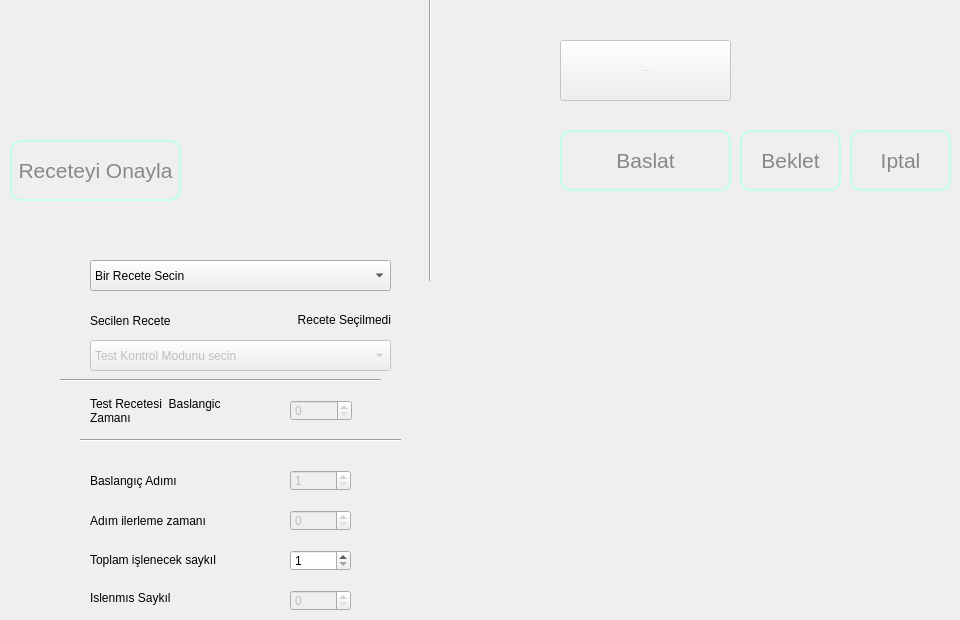
        <widget class="QWidget" name="page_3">
         <widget class="QPushButton" name="bStopTestManual">
          <property name="enabled">
           <bool>false</bool>
          </property>
          <property name="geometry">
           <rect>
            <x>850</x>
            <y>130</y>
            <width>101</width>
            <height>61</height>
           </rect>
          </property>
          <property name="styleSheet">
           <string notr="true">QPushButton {
color: #fff;
font-family: &quot;Gill Sans MT&quot;;
font-size: 21px;
border: 2px solid #c3fcf1;
border-radius: 11px;
padding: 5px;
background: qradialgradient(cx: 0.3, cy: -0.6,
fx: 0.3, fy: -0.4,
radius: 1.35, stop: 0 #65BAAB, stop: 1 #0E62A0);
min-width: 80px;
}
QPushButton:hover {
background: qradialgradient(cx: 0.3, cy: -0.4,
fx: 0.3, fy: -0.4,
radius: 1.35, stop: 0 #65BAAB, stop: 1 #0E62A0);
}
QPushButton:pressed {
background: qradialgradient(cx: 0.4, cy: -0.1,
fx: 0.4, fy: -0.1,
radius: 1.35, stop: 0 #65BAAB, stop: 1 #ddd);
}
QPushButton:disabled {
color: #888;
background: qradialgradient(cx: 0.4, cy: -0.1,
fx: 0.4, fy: -0.1,
radius: 1.35, stop: 0 #65BAAB, stop: 1 #ddd);
}</string>
          </property>
          <property name="text">
           <string>Iptal</string>
          </property>
         </widget>
         <widget class="QPushButton" name="bPauseTestManual">
          <property name="enabled">
           <bool>false</bool>
          </property>
          <property name="geometry">
           <rect>
            <x>740</x>
            <y>130</y>
            <width>101</width>
            <height>61</height>
           </rect>
          </property>
          <property name="styleSheet">
           <string notr="true">QPushButton {
color: #fff;
font-family: &quot;Gill Sans MT&quot;;
font-size: 21px;
border: 2px solid #c3fcf1;
border-radius: 11px;
padding: 5px;
background: qradialgradient(cx: 0.3, cy: -0.6,
fx: 0.3, fy: -0.4,
radius: 1.35, stop: 0 #65BAAB, stop: 1 #0E62A0);
min-width: 80px;
}
QPushButton:hover {
background: qradialgradient(cx: 0.3, cy: -0.4,
fx: 0.3, fy: -0.4,
radius: 1.35, stop: 0 #65BAAB, stop: 1 #0E62A0);
}
QPushButton:pressed {
background: qradialgradient(cx: 0.4, cy: -0.1,
fx: 0.4, fy: -0.1,
radius: 1.35, stop: 0 #65BAAB, stop: 1 #ddd);
}
QPushButton:disabled {
color: #888;
background: qradialgradient(cx: 0.4, cy: -0.1,
fx: 0.4, fy: -0.1,
radius: 1.35, stop: 0 #65BAAB, stop: 1 #ddd);
}</string>
          </property>
          <property name="text">
           <string>Beklet</string>
          </property>
         </widget>
         <widget class="QPushButton" name="bStartTestManual">
          <property name="enabled">
           <bool>false</bool>
          </property>
          <property name="geometry">
           <rect>
            <x>560</x>
            <y>130</y>
            <width>171</width>
            <height>61</height>
           </rect>
          </property>
          <property name="styleSheet">
           <string notr="true">QPushButton {
color: #fff;
font-family: &quot;Gill Sans MT&quot;;
font-size: 21px;
border: 2px solid #c3fcf1;
border-radius: 11px;
padding: 5px;
background: qradialgradient(cx: 0.3, cy: -0.6,
fx: 0.3, fy: -0.4,
radius: 1.35, stop: 0 #65BAAB, stop: 1 #0E62A0);
min-width: 80px;
}
QPushButton:hover {
background: qradialgradient(cx: 0.3, cy: -0.4,
fx: 0.3, fy: -0.4,
radius: 1.35, stop: 0 #65BAAB, stop: 1 #0E62A0);
}
QPushButton:pressed {
background: qradialgradient(cx: 0.4, cy: -0.1,
fx: 0.4, fy: -0.1,
radius: 1.35, stop: 0 #65BAAB, stop: 1 #ddd);
}
QPushButton:disabled {
color: #888;
background: qradialgradient(cx: 0.4, cy: -0.1,
fx: 0.4, fy: -0.1,
radius: 1.35, stop: 0 #65BAAB, stop: 1 #ddd);
}</string>
          </property>
          <property name="text">
           <string>Baslat</string>
          </property>
          <property name="iconSize">
           <size>
            <width>24</width>
            <height>15</height>
           </size>
          </property>
         </widget>
         <widget class="QPushButton" name="bSetTemperatureStart_2">
          <property name="enabled">
           <bool>false</bool>
          </property>
          <property name="geometry">
           <rect>
            <x>560</x>
            <y>40</y>
            <width>171</width>
            <height>61</height>
           </rect>
          </property>
          <property name="font">
           <font>
            <family>Gill Sans MT</family>
            <pointsize>-1</pointsize>
           </font>
          </property>
          <property name="styleSheet">
           <string notr="true">/*QPushButton {
color: #fff;
font-family: &quot;Gill Sans MT&quot;;
font-size: 21px;
border: 2px solid #c3fcf1;
border-radius: 11px;
padding: 5px;
background: qradialgradient(cx: 0.3, cy: -0.6,
fx: 0.3, fy: -0.4,
radius: 1.35, stop: 0 #65BAAB, stop: 1 #0E62A0);
min-width: 80px;
}
QPushButton:hover {
background: qradialgradient(cx: 0.3, cy: -0.4,
fx: 0.3, fy: -0.4,
radius: 1.35, stop: 0 #65BAAB, stop: 1 #0E62A0);
}
QPushButton:pressed {
background: qradialgradient(cx: 0.4, cy: -0.1,
fx: 0.4, fy: -0.1,
radius: 1.35, stop: 0 #65BAAB, stop: 1 #ddd);
}
QPushButton:disabled {
color: #888;
background: qradialgradient(cx: 0.4, cy: -0.1,
fx: 0.4, fy: -0.1,
radius: 1.35, stop: 0 #65BAAB, stop: 1 #ddd);
}</string>
          </property>
          <property name="text">
           <string>Teste Devam</string>
          </property>
          <property name="iconSize">
           <size>
            <width>24</width>
            <height>15</height>
           </size>
          </property>
         </widget>
         <widget class="QPushButton" name="bSendProfileManual">
          <property name="enabled">
           <bool>false</bool>
          </property>
          <property name="geometry">
           <rect>
            <x>10</x>
            <y>140</y>
            <width>171</width>
            <height>61</height>
           </rect>
          </property>
          <property name="styleSheet">
           <string notr="true">QPushButton {
color: #fff;
font-family: &quot;Gill Sans MT&quot;;
font-size: 21px;
border: 2px solid #c3fcf1;
border-radius: 11px;
padding: 5px;
background: qradialgradient(cx: 0.3, cy: -0.6,
fx: 0.3, fy: -0.4,
radius: 1.35, stop: 0 #65BAAB, stop: 1 #0E62A0);
min-width: 80px;
}
QPushButton:hover {
background: qradialgradient(cx: 0.3, cy: -0.4,
fx: 0.3, fy: -0.4,
radius: 1.35, stop: 0 #65BAAB, stop: 1 #0E62A0);
}
QPushButton:pressed {
background: qradialgradient(cx: 0.4, cy: -0.1,
fx: 0.4, fy: -0.1,
radius: 1.35, stop: 0 #65BAAB, stop: 1 #ddd);
}
QPushButton:disabled {
color: #888;
background: qradialgradient(cx: 0.4, cy: -0.1,
fx: 0.4, fy: -0.1,
radius: 1.35, stop: 0 #65BAAB, stop: 1 #ddd);
}</string>
          </property>
          <property name="text">
           <string>Receteyi Onayla</string>
          </property>
          <property name="iconSize">
           <size>
            <width>24</width>
            <height>15</height>
           </size>
          </property>
         </widget>
         <widget class="Line" name="line_25">
          <property name="geometry">
           <rect>
            <x>420</x>
            <y>-170</y>
            <width>20</width>
            <height>451</height>
           </rect>
          </property>
          <property name="orientation">
           <enum>Qt::Vertical</enum>
          </property>
         </widget>
         <widget class="QComboBox" name="cbSelectProfileManual">
          <property name="geometry">
           <rect>
            <x>90</x>
            <y>260</y>
            <width>301</width>
            <height>31</height>
           </rect>
          </property>
          <item>
           <property name="text">
            <string>Bir Recete Secin</string>
           </property>
          </item>
         </widget>
         <widget class="QLabel" name="label_116">
          <property name="geometry">
           <rect>
            <x>90</x>
            <y>550</y>
            <width>191</width>
            <height>20</height>
           </rect>
          </property>
          <property name="text">
           <string>Toplam işlenecek saykıl</string>
          </property>
         </widget>
         <widget class="QLabel" name="label_112">
          <property name="geometry">
           <rect>
            <x>90</x>
            <y>310</y>
            <width>141</width>
            <height>21</height>
           </rect>
          </property>
          <property name="text">
           <string>Secilen Recete</string>
          </property>
         </widget>
         <widget class="QDoubleSpinBox" name="dsbTTimeSetManual">
          <property name="enabled">
           <bool>false</bool>
          </property>
          <property name="geometry">
           <rect>
            <x>290</x>
            <y>400</y>
            <width>62</width>
            <height>21</height>
           </rect>
          </property>
          <property name="decimals">
           <number>0</number>
          </property>
          <property name="maximum">
           <double>4294967295.000000000000000</double>
          </property>
         </widget>
         <widget class="QComboBox" name="cbSelectMethodManual">
          <property name="enabled">
           <bool>false</bool>
          </property>
          <property name="geometry">
           <rect>
            <x>90</x>
            <y>340</y>
            <width>301</width>
            <height>31</height>
           </rect>
          </property>
          <property name="currentText">
           <string>Test Kontrol Modunu secin</string>
          </property>
          <item>
           <property name="text">
            <string>Test Kontrol Modunu secin</string>
           </property>
          </item>
          <item>
           <property name="text">
            <string>Test saniyesini gir..</string>
           </property>
          </item>
          <item>
           <property name="text">
            <string>Adım sayısını ve Adım ilerleme süresini gir...</string>
           </property>
          </item>
         </widget>
         <widget class="QSpinBox" name="sbTStepSetManual">
          <property name="enabled">
           <bool>false</bool>
          </property>
          <property name="geometry">
           <rect>
            <x>290</x>
            <y>470</y>
            <width>61</width>
            <height>21</height>
           </rect>
          </property>
          <property name="minimum">
           <number>1</number>
          </property>
          <property name="maximum">
           <number>20</number>
          </property>
         </widget>
         <widget class="QLabel" name="label_121">
          <property name="geometry">
           <rect>
            <x>90</x>
            <y>510</y>
            <width>171</width>
            <height>21</height>
           </rect>
          </property>
          <property name="autoFillBackground">
           <bool>false</bool>
          </property>
          <property name="text">
           <string>Adım ilerleme zamanı</string>
          </property>
         </widget>
         <widget class="QLabel" name="label_117">
          <property name="geometry">
           <rect>
            <x>90</x>
            <y>590</y>
            <width>151</width>
            <height>16</height>
           </rect>
          </property>
          <property name="text">
           <string>Islenmıs Saykıl</string>
          </property>
         </widget>
         <widget class="Line" name="line_26">
          <property name="geometry">
           <rect>
            <x>80</x>
            <y>430</y>
            <width>321</width>
            <height>20</height>
           </rect>
          </property>
          <property name="orientation">
           <enum>Qt::Horizontal</enum>
          </property>
         </widget>
         <widget class="QSpinBox" name="sbTCycleSetManual">
          <property name="enabled">
           <bool>false</bool>
          </property>
          <property name="geometry">
           <rect>
            <x>290</x>
            <y>590</y>
            <width>61</width>
            <height>21</height>
           </rect>
          </property>
          <property name="minimum">
           <number>0</number>
          </property>
          <property name="maximum">
           <number>65535</number>
          </property>
          <property name="value">
           <number>0</number>
          </property>
         </widget>
         <widget class="QSpinBox" name="sbTTotalCycleManual">
          <property name="geometry">
           <rect>
            <x>290</x>
            <y>550</y>
            <width>61</width>
            <height>21</height>
           </rect>
          </property>
          <property name="minimum">
           <number>1</number>
          </property>
          <property name="maximum">
           <number>65535</number>
          </property>
         </widget>
         <widget class="QLabel" name="laSelectedProfileManual">
          <property name="geometry">
           <rect>
            <x>230</x>
            <y>310</y>
            <width>161</width>
            <height>20</height>
           </rect>
          </property>
          <property name="text">
           <string>Recete Seçilmedi</string>
          </property>
          <property name="alignment">
           <set>Qt::AlignRight|Qt::AlignTrailing|Qt::AlignVCenter</set>
          </property>
         </widget>
         <widget class="QSpinBox" name="sbTStepRepeatSetManual">
          <property name="enabled">
           <bool>false</bool>
          </property>
          <property name="geometry">
           <rect>
            <x>290</x>
            <y>510</y>
            <width>61</width>
            <height>21</height>
           </rect>
          </property>
          <property name="minimum">
           <number>0</number>
          </property>
          <property name="maximum">
           <number>65535</number>
          </property>
          <property name="value">
           <number>0</number>
          </property>
         </widget>
         <widget class="QLabel" name="label_113">
          <property name="geometry">
           <rect>
            <x>90</x>
            <y>470</y>
            <width>151</width>
            <height>21</height>
           </rect>
          </property>
          <property name="text">
           <string>Baslangıç Adımı</string>
          </property>
         </widget>
         <widget class="QLabel" name="label_122">
          <property name="geometry">
           <rect>
            <x>90</x>
            <y>390</y>
            <width>181</width>
            <height>41</height>
           </rect>
          </property>
          <property name="text">
           <string>Test Recetesi  Baslangic 
Zamanı</string>
          </property>
         </widget>
         <widget class="Line" name="line_28">
          <property name="geometry">
           <rect>
            <x>60</x>
            <y>370</y>
            <width>321</width>
            <height>20</height>
           </rect>
          </property>
          <property name="orientation">
           <enum>Qt::Horizontal</enum>
          </property>
         </widget>
        </widget>
